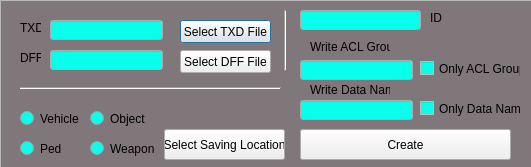
<?xml version="1.0" encoding="UTF-8"?>
<ui version="4.0">
 <class>Dialog</class>
 <widget class="QDialog" name="Dialog">
  <property name="geometry">
   <rect>
    <x>0</x>
    <y>0</y>
    <width>531</width>
    <height>167</height>
   </rect>
  </property>
  <property name="minimumSize">
   <size>
    <width>531</width>
    <height>167</height>
   </size>
  </property>
  <property name="maximumSize">
   <size>
    <width>531</width>
    <height>167</height>
   </size>
  </property>
  <property name="palette">
   <palette>
    <active>
     <colorrole role="Base">
      <brush brushstyle="SolidPattern">
       <color alpha="255">
        <red>7</red>
        <green>255</green>
        <blue>235</blue>
       </color>
      </brush>
     </colorrole>
    </active>
    <inactive>
     <colorrole role="Base">
      <brush brushstyle="SolidPattern">
       <color alpha="255">
        <red>7</red>
        <green>255</green>
        <blue>235</blue>
       </color>
      </brush>
     </colorrole>
    </inactive>
    <disabled>
     <colorrole role="Base">
      <brush brushstyle="SolidPattern">
       <color alpha="255">
        <red>240</red>
        <green>240</green>
        <blue>240</blue>
       </color>
      </brush>
     </colorrole>
    </disabled>
   </palette>
  </property>
  <property name="windowTitle">
   <string>Meta Scripts | MTA:SA Script Generator</string>
  </property>
  <property name="windowIcon">
   <iconset>
    <normaloff>../quiz/metalogo.png</normaloff>../quiz/metalogo.png</iconset>
  </property>
  <property name="sizeGripEnabled">
   <bool>false</bool>
  </property>
  <property name="modal">
   <bool>false</bool>
  </property>
  <widget class="QLabel" name="label">
   <property name="geometry">
    <rect>
     <x>20</x>
     <y>20</y>
     <width>21</width>
     <height>16</height>
    </rect>
   </property>
   <property name="text">
    <string>TXD</string>
   </property>
  </widget>
  <widget class="QPushButton" name="pushButton">
   <property name="geometry">
    <rect>
     <x>180</x>
     <y>20</y>
     <width>91</width>
     <height>23</height>
    </rect>
   </property>
   <property name="text">
    <string>Select TXD File</string>
   </property>
  </widget>
  <widget class="QLineEdit" name="lineEdit">
   <property name="geometry">
    <rect>
     <x>50</x>
     <y>20</y>
     <width>113</width>
     <height>20</height>
    </rect>
   </property>
   <property name="frame">
    <bool>true</bool>
   </property>
   <property name="readOnly">
    <bool>false</bool>
   </property>
   <property name="clearButtonEnabled">
    <bool>true</bool>
   </property>
  </widget>
  <widget class="QLineEdit" name="lineEdit_2">
   <property name="geometry">
    <rect>
     <x>50</x>
     <y>50</y>
     <width>113</width>
     <height>20</height>
    </rect>
   </property>
  </widget>
  <widget class="QLabel" name="label_2">
   <property name="geometry">
    <rect>
     <x>20</x>
     <y>50</y>
     <width>21</width>
     <height>16</height>
    </rect>
   </property>
   <property name="text">
    <string>DFF</string>
   </property>
  </widget>
  <widget class="QPushButton" name="pushButton_2">
   <property name="geometry">
    <rect>
     <x>180</x>
     <y>50</y>
     <width>91</width>
     <height>23</height>
    </rect>
   </property>
   <property name="text">
    <string>Select DFF File</string>
   </property>
  </widget>
  <widget class="QRadioButton" name="radioButton">
   <property name="geometry">
    <rect>
     <x>20</x>
     <y>110</y>
     <width>101</width>
     <height>17</height>
    </rect>
   </property>
   <property name="text">
    <string>Vehicle</string>
   </property>
   <attribute name="buttonGroup">
    <string notr="true">buttonGroup</string>
   </attribute>
  </widget>
  <widget class="QLineEdit" name="lineEdit_3">
   <property name="geometry">
    <rect>
     <x>300</x>
     <y>60</y>
     <width>113</width>
     <height>20</height>
    </rect>
   </property>
   <property name="cursor">
    <cursorShape>SizeVerCursor</cursorShape>
   </property>
  </widget>
  <widget class="QCheckBox" name="checkBox">
   <property name="geometry">
    <rect>
     <x>420</x>
     <y>60</y>
     <width>101</width>
     <height>17</height>
    </rect>
   </property>
   <property name="text">
    <string>Only ACL Group</string>
   </property>
  </widget>
  <widget class="Line" name="aracizgi">
   <property name="geometry">
    <rect>
     <x>270</x>
     <y>10</y>
     <width>31</width>
     <height>61</height>
    </rect>
   </property>
   <property name="orientation">
    <enum>Qt::Vertical</enum>
   </property>
  </widget>
  <widget class="Line" name="line">
   <property name="geometry">
    <rect>
     <x>20</x>
     <y>80</y>
     <width>261</width>
     <height>16</height>
    </rect>
   </property>
   <property name="orientation">
    <enum>Qt::Horizontal</enum>
   </property>
  </widget>
  <widget class="QRadioButton" name="radioButton_2">
   <property name="geometry">
    <rect>
     <x>20</x>
     <y>140</y>
     <width>82</width>
     <height>17</height>
    </rect>
   </property>
   <property name="text">
    <string>Ped</string>
   </property>
   <attribute name="buttonGroup">
    <string notr="true">buttonGroup</string>
   </attribute>
  </widget>
  <widget class="QRadioButton" name="radioButton_3">
   <property name="geometry">
    <rect>
     <x>90</x>
     <y>110</y>
     <width>82</width>
     <height>17</height>
    </rect>
   </property>
   <property name="text">
    <string>Object</string>
   </property>
   <attribute name="buttonGroup">
    <string notr="true">buttonGroup</string>
   </attribute>
  </widget>
  <widget class="QRadioButton" name="radioButton_4">
   <property name="geometry">
    <rect>
     <x>90</x>
     <y>140</y>
     <width>82</width>
     <height>17</height>
    </rect>
   </property>
   <property name="text">
    <string>Weapon</string>
   </property>
   <attribute name="buttonGroup">
    <string notr="true">buttonGroup</string>
   </attribute>
  </widget>
  <widget class="QLineEdit" name="lineEdit_4">
   <property name="geometry">
    <rect>
     <x>300</x>
     <y>10</y>
     <width>121</width>
     <height>20</height>
    </rect>
   </property>
  </widget>
  <widget class="QLabel" name="label_3">
   <property name="geometry">
    <rect>
     <x>430</x>
     <y>10</y>
     <width>21</width>
     <height>16</height>
    </rect>
   </property>
   <property name="text">
    <string>ID</string>
   </property>
  </widget>
  <widget class="QLabel" name="label_4">
   <property name="geometry">
    <rect>
     <x>310</x>
     <y>40</y>
     <width>80</width>
     <height>13</height>
    </rect>
   </property>
   <property name="text">
    <string>Write ACL Group</string>
   </property>
  </widget>
  <widget class="QPushButton" name="pushButton_3">
   <property name="geometry">
    <rect>
     <x>300</x>
     <y>129</y>
     <width>211</width>
     <height>31</height>
    </rect>
   </property>
   <property name="text">
    <string>Create</string>
   </property>
  </widget>
  <widget class="QGraphicsView" name="graphicsView">
   <property name="geometry">
    <rect>
     <x>0</x>
     <y>0</y>
     <width>541</width>
     <height>181</height>
    </rect>
   </property>
   <property name="palette">
    <palette>
     <active>
      <colorrole role="Base">
       <brush brushstyle="SolidPattern">
        <color alpha="255">
         <red>127</red>
         <green>119</green>
         <blue>121</blue>
        </color>
       </brush>
      </colorrole>
     </active>
     <inactive>
      <colorrole role="Base">
       <brush brushstyle="SolidPattern">
        <color alpha="255">
         <red>127</red>
         <green>119</green>
         <blue>121</blue>
        </color>
       </brush>
      </colorrole>
     </inactive>
     <disabled>
      <colorrole role="Base">
       <brush brushstyle="SolidPattern">
        <color alpha="255">
         <red>240</red>
         <green>240</green>
         <blue>240</blue>
        </color>
       </brush>
      </colorrole>
     </disabled>
    </palette>
   </property>
  </widget>
  <widget class="QPushButton" name="pushButton_4">
   <property name="geometry">
    <rect>
     <x>164</x>
     <y>129</y>
     <width>121</width>
     <height>31</height>
    </rect>
   </property>
   <property name="text">
    <string>Select Saving Location</string>
   </property>
  </widget>
  <widget class="QCheckBox" name="checkBox_2">
   <property name="geometry">
    <rect>
     <x>420</x>
     <y>100</y>
     <width>101</width>
     <height>17</height>
    </rect>
   </property>
   <property name="text">
    <string>Only Data Name</string>
   </property>
  </widget>
  <widget class="QLineEdit" name="lineEdit_5">
   <property name="geometry">
    <rect>
     <x>300</x>
     <y>100</y>
     <width>113</width>
     <height>20</height>
    </rect>
   </property>
   <property name="cursor">
    <cursorShape>SizeVerCursor</cursorShape>
   </property>
  </widget>
  <widget class="QLabel" name="label_5">
   <property name="geometry">
    <rect>
     <x>310</x>
     <y>83</y>
     <width>80</width>
     <height>13</height>
    </rect>
   </property>
   <property name="text">
    <string>Write Data Name</string>
   </property>
  </widget>
  <zorder>graphicsView</zorder>
  <zorder>label</zorder>
  <zorder>pushButton</zorder>
  <zorder>lineEdit</zorder>
  <zorder>lineEdit_2</zorder>
  <zorder>label_2</zorder>
  <zorder>pushButton_2</zorder>
  <zorder>radioButton</zorder>
  <zorder>lineEdit_3</zorder>
  <zorder>checkBox</zorder>
  <zorder>aracizgi</zorder>
  <zorder>line</zorder>
  <zorder>radioButton_2</zorder>
  <zorder>radioButton_3</zorder>
  <zorder>radioButton_4</zorder>
  <zorder>lineEdit_4</zorder>
  <zorder>label_3</zorder>
  <zorder>label_4</zorder>
  <zorder>pushButton_3</zorder>
  <zorder>pushButton_4</zorder>
  <zorder>checkBox_2</zorder>
  <zorder>lineEdit_5</zorder>
  <zorder>label_5</zorder>
 </widget>
 <resources/>
 <connections/>
 <buttongroups>
  <buttongroup name="buttonGroup"/>
 </buttongroups>
</ui>
